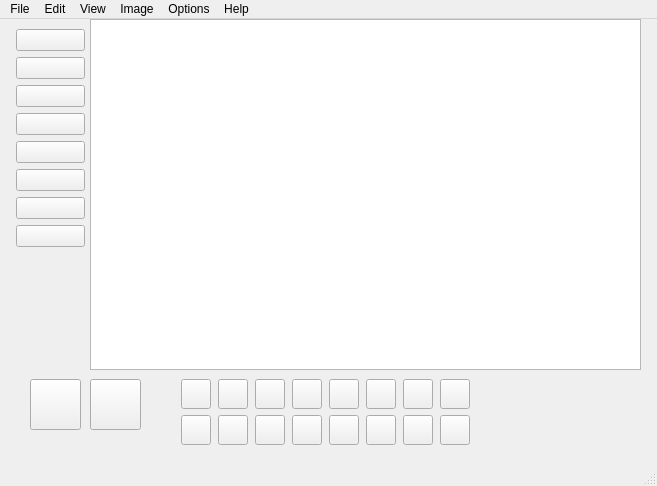
<?xml version="1.0" encoding="UTF-8"?>
<ui version="4.0">
 <class>MainWindow</class>
 <widget class="QMainWindow" name="MainWindow">
  <property name="geometry">
   <rect>
    <x>0</x>
    <y>0</y>
    <width>657</width>
    <height>486</height>
   </rect>
  </property>
  <property name="windowTitle">
   <string>MainWindow</string>
  </property>
  <widget class="QWidget" name="centralwidget">
   <widget class="QWidget" name="formLayoutWidget_2">
    <property name="geometry">
     <rect>
      <x>10</x>
      <y>10</y>
      <width>75</width>
      <height>283</height>
     </rect>
    </property>
    <layout class="QFormLayout" name="formLayout_2">
     <item row="0" column="1">
      <widget class="QPushButton" name="pushButton_3">
       <property name="text">
        <string/>
       </property>
       <property name="icon">
        <iconset>
         <normalon>1860115.png</normalon>
        </iconset>
       </property>
      </widget>
     </item>
     <item row="1" column="0">
      <widget class="QPushButton" name="pushButton_4">
       <property name="text">
        <string/>
       </property>
       <property name="icon">
        <iconset>
         <normalon>1860115.png</normalon>
        </iconset>
       </property>
      </widget>
     </item>
     <item row="1" column="1">
      <widget class="QPushButton" name="pushButton_7">
       <property name="text">
        <string/>
       </property>
       <property name="icon">
        <iconset>
         <normalon>1860115.png</normalon>
        </iconset>
       </property>
      </widget>
     </item>
     <item row="2" column="0">
      <widget class="QPushButton" name="pushButton_6">
       <property name="text">
        <string/>
       </property>
       <property name="icon">
        <iconset>
         <normalon>1860115.png</normalon>
        </iconset>
       </property>
      </widget>
     </item>
     <item row="0" column="0">
      <widget class="QPushButton" name="pushButton_5">
       <property name="text">
        <string/>
       </property>
       <property name="icon">
        <iconset>
         <normalon>1860115.png</normalon>
        </iconset>
       </property>
      </widget>
     </item>
     <item row="2" column="1">
      <widget class="QPushButton" name="pushButton_9">
       <property name="text">
        <string/>
       </property>
       <property name="icon">
        <iconset>
         <normalon>1860115.png</normalon>
        </iconset>
       </property>
      </widget>
     </item>
     <item row="3" column="0">
      <widget class="QPushButton" name="pushButton_8">
       <property name="text">
        <string/>
       </property>
       <property name="icon">
        <iconset>
         <normalon>1860115.png</normalon>
        </iconset>
       </property>
      </widget>
     </item>
     <item row="3" column="1">
      <widget class="QPushButton" name="pushButton_10">
       <property name="text">
        <string/>
       </property>
       <property name="icon">
        <iconset>
         <normalon>1860115.png</normalon>
        </iconset>
       </property>
      </widget>
     </item>
     <item row="4" column="0">
      <widget class="QPushButton" name="pushButton_11">
       <property name="text">
        <string/>
       </property>
       <property name="icon">
        <iconset>
         <normalon>1860115.png</normalon>
        </iconset>
       </property>
      </widget>
     </item>
     <item row="4" column="1">
      <widget class="QPushButton" name="pushButton_12">
       <property name="text">
        <string/>
       </property>
       <property name="icon">
        <iconset>
         <normalon>1860115.png</normalon>
        </iconset>
       </property>
      </widget>
     </item>
     <item row="5" column="0">
      <widget class="QPushButton" name="pushButton_13">
       <property name="text">
        <string/>
       </property>
       <property name="icon">
        <iconset>
         <normalon>1860115.png</normalon>
        </iconset>
       </property>
      </widget>
     </item>
     <item row="5" column="1">
      <widget class="QPushButton" name="pushButton_14">
       <property name="text">
        <string/>
       </property>
       <property name="icon">
        <iconset>
         <normalon>1860115.png</normalon>
        </iconset>
       </property>
      </widget>
     </item>
     <item row="6" column="0">
      <widget class="QPushButton" name="pushButton_15">
       <property name="text">
        <string/>
       </property>
       <property name="icon">
        <iconset>
         <normalon>1860115.png</normalon>
        </iconset>
       </property>
      </widget>
     </item>
     <item row="6" column="1">
      <widget class="QPushButton" name="pushButton_16">
       <property name="text">
        <string/>
       </property>
       <property name="icon">
        <iconset>
         <normalon>1860115.png</normalon>
        </iconset>
       </property>
      </widget>
     </item>
     <item row="7" column="1">
      <widget class="QPushButton" name="pushButton_18">
       <property name="text">
        <string/>
       </property>
       <property name="icon">
        <iconset>
         <normalon>1860115.png</normalon>
        </iconset>
       </property>
      </widget>
     </item>
     <item row="7" column="0">
      <widget class="QPushButton" name="pushButton_17">
       <property name="text">
        <string/>
       </property>
       <property name="icon">
        <iconset>
         <normalon>1860115.png</normalon>
        </iconset>
       </property>
      </widget>
     </item>
    </layout>
   </widget>
   <widget class="QWidget" name="gridLayoutWidget_2">
    <property name="geometry">
     <rect>
      <x>180</x>
      <y>360</y>
      <width>291</width>
      <height>67</height>
     </rect>
    </property>
    <layout class="QGridLayout" name="gridLayout_2">
     <item row="0" column="2">
      <widget class="QPushButton" name="pushButton_21">
       <property name="maximumSize">
        <size>
         <width>30</width>
         <height>30</height>
        </size>
       </property>
       <property name="text">
        <string/>
       </property>
       <property name="icon">
        <iconset>
         <normalon>:/pen/C:/Users/Tim35/OneDrive/Изображения/1860115.png</normalon>
        </iconset>
       </property>
      </widget>
     </item>
     <item row="0" column="1">
      <widget class="QPushButton" name="pushButton_20">
       <property name="maximumSize">
        <size>
         <width>30</width>
         <height>30</height>
        </size>
       </property>
       <property name="text">
        <string/>
       </property>
       <property name="icon">
        <iconset>
         <normalon>:/pen/C:/Users/Tim35/OneDrive/Изображения/1860115.png</normalon>
        </iconset>
       </property>
      </widget>
     </item>
     <item row="1" column="0">
      <widget class="QPushButton" name="pushButton_22">
       <property name="maximumSize">
        <size>
         <width>30</width>
         <height>30</height>
        </size>
       </property>
       <property name="text">
        <string/>
       </property>
       <property name="icon">
        <iconset>
         <normalon>:/pen/C:/Users/Tim35/OneDrive/Изображения/1860115.png</normalon>
        </iconset>
       </property>
      </widget>
     </item>
     <item row="1" column="1">
      <widget class="QPushButton" name="pushButton_23">
       <property name="maximumSize">
        <size>
         <width>30</width>
         <height>30</height>
        </size>
       </property>
       <property name="text">
        <string/>
       </property>
       <property name="icon">
        <iconset>
         <normalon>:/pen/C:/Users/Tim35/OneDrive/Изображения/1860115.png</normalon>
        </iconset>
       </property>
      </widget>
     </item>
     <item row="0" column="3">
      <widget class="QPushButton" name="pushButton_25">
       <property name="maximumSize">
        <size>
         <width>30</width>
         <height>30</height>
        </size>
       </property>
       <property name="text">
        <string/>
       </property>
       <property name="icon">
        <iconset>
         <normalon>:/pen/C:/Users/Tim35/OneDrive/Изображения/1860115.png</normalon>
        </iconset>
       </property>
      </widget>
     </item>
     <item row="0" column="4">
      <widget class="QPushButton" name="pushButton_27">
       <property name="maximumSize">
        <size>
         <width>30</width>
         <height>30</height>
        </size>
       </property>
       <property name="text">
        <string/>
       </property>
       <property name="icon">
        <iconset>
         <normalon>:/pen/C:/Users/Tim35/OneDrive/Изображения/1860115.png</normalon>
        </iconset>
       </property>
      </widget>
     </item>
     <item row="1" column="3">
      <widget class="QPushButton" name="pushButton_26">
       <property name="maximumSize">
        <size>
         <width>30</width>
         <height>30</height>
        </size>
       </property>
       <property name="text">
        <string/>
       </property>
       <property name="icon">
        <iconset>
         <normalon>:/pen/C:/Users/Tim35/OneDrive/Изображения/1860115.png</normalon>
        </iconset>
       </property>
      </widget>
     </item>
     <item row="1" column="4">
      <widget class="QPushButton" name="pushButton_28">
       <property name="maximumSize">
        <size>
         <width>30</width>
         <height>30</height>
        </size>
       </property>
       <property name="text">
        <string/>
       </property>
       <property name="icon">
        <iconset>
         <normalon>:/pen/C:/Users/Tim35/OneDrive/Изображения/1860115.png</normalon>
        </iconset>
       </property>
      </widget>
     </item>
     <item row="1" column="2">
      <widget class="QPushButton" name="pushButton_24">
       <property name="maximumSize">
        <size>
         <width>30</width>
         <height>30</height>
        </size>
       </property>
       <property name="text">
        <string/>
       </property>
       <property name="icon">
        <iconset>
         <normalon>:/pen/C:/Users/Tim35/OneDrive/Изображения/1860115.png</normalon>
        </iconset>
       </property>
      </widget>
     </item>
     <item row="0" column="5">
      <widget class="QPushButton" name="pushButton_29">
       <property name="maximumSize">
        <size>
         <width>30</width>
         <height>30</height>
        </size>
       </property>
       <property name="text">
        <string/>
       </property>
       <property name="icon">
        <iconset>
         <normalon>:/pen/C:/Users/Tim35/OneDrive/Изображения/1860115.png</normalon>
        </iconset>
       </property>
      </widget>
     </item>
     <item row="1" column="6">
      <widget class="QPushButton" name="pushButton_32">
       <property name="maximumSize">
        <size>
         <width>30</width>
         <height>30</height>
        </size>
       </property>
       <property name="text">
        <string/>
       </property>
       <property name="icon">
        <iconset>
         <normalon>:/pen/C:/Users/Tim35/OneDrive/Изображения/1860115.png</normalon>
        </iconset>
       </property>
      </widget>
     </item>
     <item row="0" column="6">
      <widget class="QPushButton" name="pushButton_31">
       <property name="maximumSize">
        <size>
         <width>30</width>
         <height>30</height>
        </size>
       </property>
       <property name="text">
        <string/>
       </property>
       <property name="icon">
        <iconset>
         <normalon>:/pen/C:/Users/Tim35/OneDrive/Изображения/1860115.png</normalon>
        </iconset>
       </property>
      </widget>
     </item>
     <item row="1" column="5">
      <widget class="QPushButton" name="pushButton_30">
       <property name="maximumSize">
        <size>
         <width>30</width>
         <height>30</height>
        </size>
       </property>
       <property name="text">
        <string/>
       </property>
       <property name="icon">
        <iconset>
         <normalon>:/pen/C:/Users/Tim35/OneDrive/Изображения/1860115.png</normalon>
        </iconset>
       </property>
      </widget>
     </item>
     <item row="0" column="0">
      <widget class="QPushButton" name="pushButton_19">
       <property name="maximumSize">
        <size>
         <width>30</width>
         <height>30</height>
        </size>
       </property>
       <property name="text">
        <string/>
       </property>
      </widget>
     </item>
     <item row="0" column="7">
      <widget class="QPushButton" name="pushButton_33">
       <property name="maximumSize">
        <size>
         <width>30</width>
         <height>30</height>
        </size>
       </property>
       <property name="text">
        <string/>
       </property>
       <property name="icon">
        <iconset>
         <normalon>:/pen/C:/Users/Tim35/OneDrive/Изображения/1860115.png</normalon>
        </iconset>
       </property>
      </widget>
     </item>
     <item row="1" column="7">
      <widget class="QPushButton" name="pushButton_34">
       <property name="maximumSize">
        <size>
         <width>30</width>
         <height>30</height>
        </size>
       </property>
       <property name="text">
        <string/>
       </property>
       <property name="icon">
        <iconset>
         <normalon>:/pen/C:/Users/Tim35/OneDrive/Изображения/1860115.png</normalon>
        </iconset>
       </property>
      </widget>
     </item>
    </layout>
   </widget>
   <widget class="QGraphicsView" name="graphicsView">
    <property name="geometry">
     <rect>
      <x>90</x>
      <y>0</y>
      <width>551</width>
      <height>351</height>
     </rect>
    </property>
   </widget>
   <widget class="QPushButton" name="pushButton">
    <property name="geometry">
     <rect>
      <x>30</x>
      <y>360</y>
      <width>51</width>
      <height>51</height>
     </rect>
    </property>
    <property name="text">
     <string/>
    </property>
   </widget>
   <widget class="QPushButton" name="pushButton_2">
    <property name="geometry">
     <rect>
      <x>90</x>
      <y>360</y>
      <width>51</width>
      <height>51</height>
     </rect>
    </property>
    <property name="text">
     <string/>
    </property>
   </widget>
  </widget>
  <widget class="QMenuBar" name="menubar">
   <property name="enabled">
    <bool>true</bool>
   </property>
   <property name="geometry">
    <rect>
     <x>0</x>
     <y>0</y>
     <width>657</width>
     <height>22</height>
    </rect>
   </property>
   <property name="nativeMenuBar">
    <bool>true</bool>
   </property>
   <widget class="QMenu" name="menuFile">
    <property name="title">
     <string>File</string>
    </property>
   </widget>
   <widget class="QMenu" name="menuWdit">
    <property name="title">
     <string>Edit</string>
    </property>
   </widget>
   <widget class="QMenu" name="menuView">
    <property name="title">
     <string>View</string>
    </property>
   </widget>
   <widget class="QMenu" name="menuImage">
    <property name="title">
     <string>Image</string>
    </property>
   </widget>
   <widget class="QMenu" name="menuOptions">
    <property name="title">
     <string>Options</string>
    </property>
   </widget>
   <widget class="QMenu" name="menuHelp">
    <property name="title">
     <string>Help</string>
    </property>
   </widget>
   <addaction name="menuFile"/>
   <addaction name="menuWdit"/>
   <addaction name="menuView"/>
   <addaction name="menuImage"/>
   <addaction name="menuOptions"/>
   <addaction name="menuHelp"/>
  </widget>
  <widget class="QStatusBar" name="statusbar"/>
 </widget>
 <resources>
  <include location="Resource.qrc"/>
 </resources>
 <connections/>
</ui>
